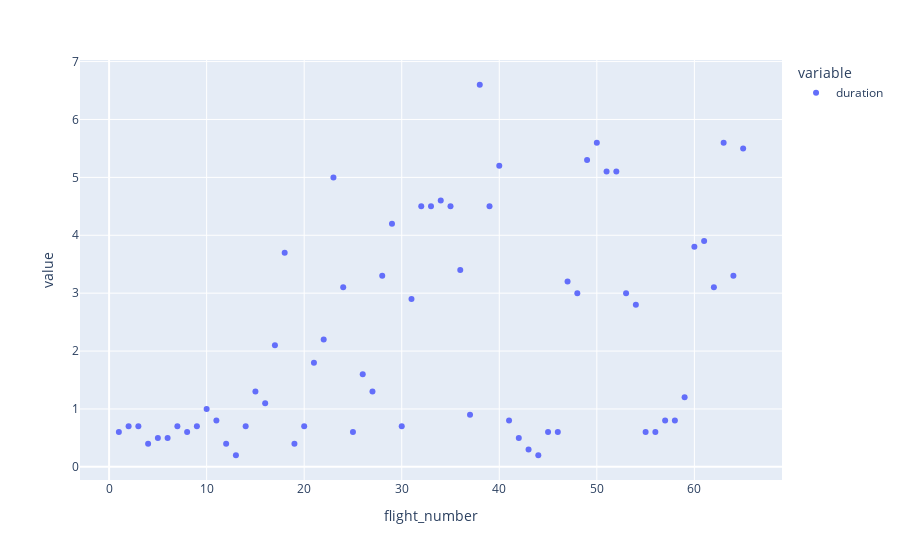

Notebook code cell kept with this figure:
### Code cell
px.scatter(flts, x='flight_number', y=['duration'])

### Figure 1 — Plotly figure (JSON) as saved in the notebook; plotly's stock layout.template omitted (floating-point values rounded to 4 significant figures)
{"data": [{"hovertemplate": "variable=duration<br>flight_number=%{x}<br>value=%{y}<extra></extra>", "legendgroup": "duration", "marker": {"color": "#636efa", "symbol": "circle"}, "mode": "markers", "name": "duration", "orientation": "v", "showlegend": true, "type": "scatter", "x": [1, 2, 3, 4, 5, 6, 7, 8, 9, 10, 11, 12, 13, 14, 15, 16, 17, 18, 19, 20, 21, 22, 23, 24, 25, 26, 27, 28, 29, 30, 31, 32, 33, 34, 35, 36, 37, 38, 39, 40, 41, 42, 43, 44, 45, 46, 47, 48, 49, 50, 51, 52, 53, 54, 55, 56, 57, 58, 59, 60, 61, 62, 63, 64, 65], "xaxis": "x", "y": [0.6, 0.7, 0.7, 0.4, 0.5, 0.5, 0.7, 0.6, 0.7, 1, 0.8, 0.4, 0.2, 0.7, 1.3, 1.1, 2.1, 3.7, 0.4, 0.7, 1.8, 2.2, 5, 3.1, 0.6, 1.6, 1.3, 3.3, 4.2, 0.7, 2.9, 4.5, 4.5, 4.6, 4.5, 3.4, 0.9, 6.6, 4.5, 5.2, 0.8, 0.5, 0.3, 0.2, 0.6, 0.6, 3.2, 3, 5.3, 5.6, 5.1, 5.1, 3, 2.8, 0.6, 0.6, 0.8, 0.8, 1.2, 3.8, 3.9, 3.1, 5.6, 3.3, 5.5], "yaxis": "y"}], "layout": {"autosize": true, "legend": {"title": {"text": "variable"}, "tracegroupgap": 0}, "margin": {"t": 60}, "xaxis": {"anchor": "y", "autorange": true, "domain": [0, 1], "range": [-2.958, 68.96], "title": {"text": "flight_number"}, "type": "linear"}, "yaxis": {"anchor": "x", "autorange": true, "domain": [0, 1], "range": [-0.2538, 7.054], "title": {"text": "value"}, "type": "linear"}}}
